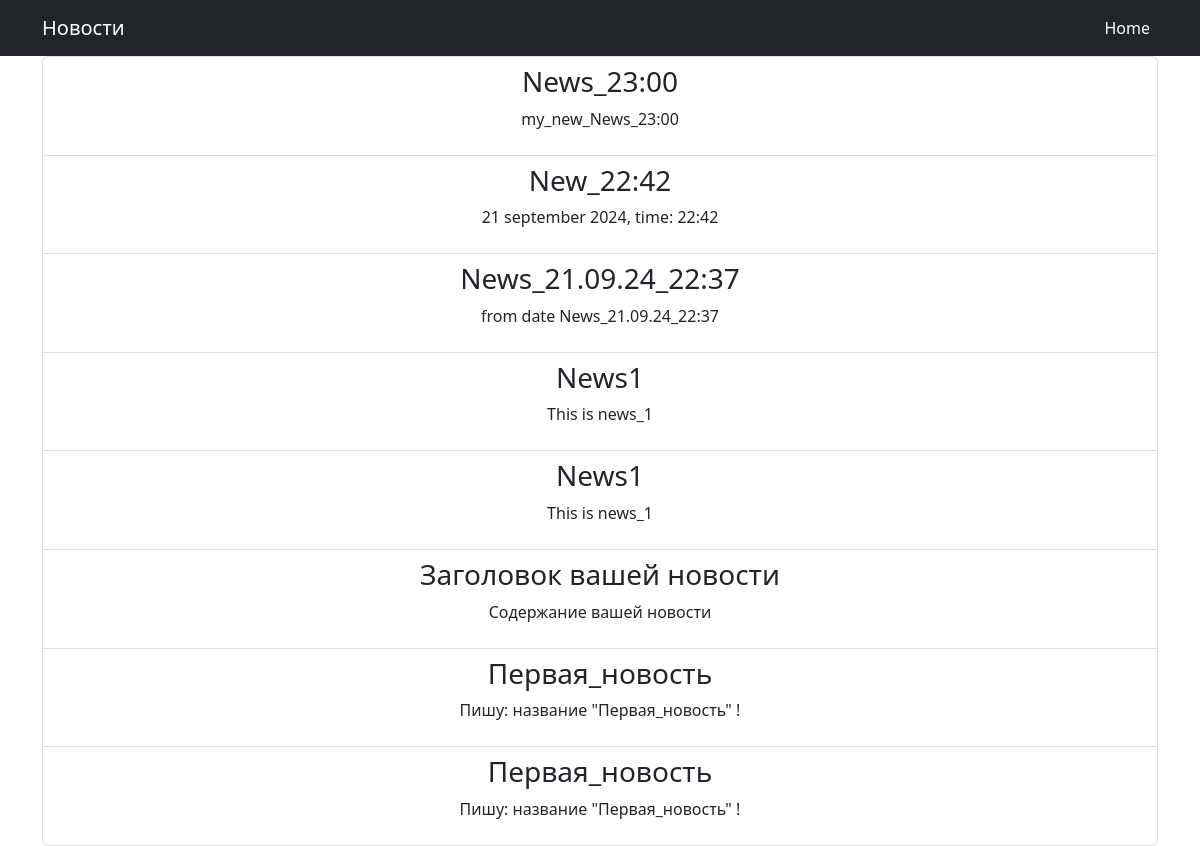
Before: /news/ with the older database file.
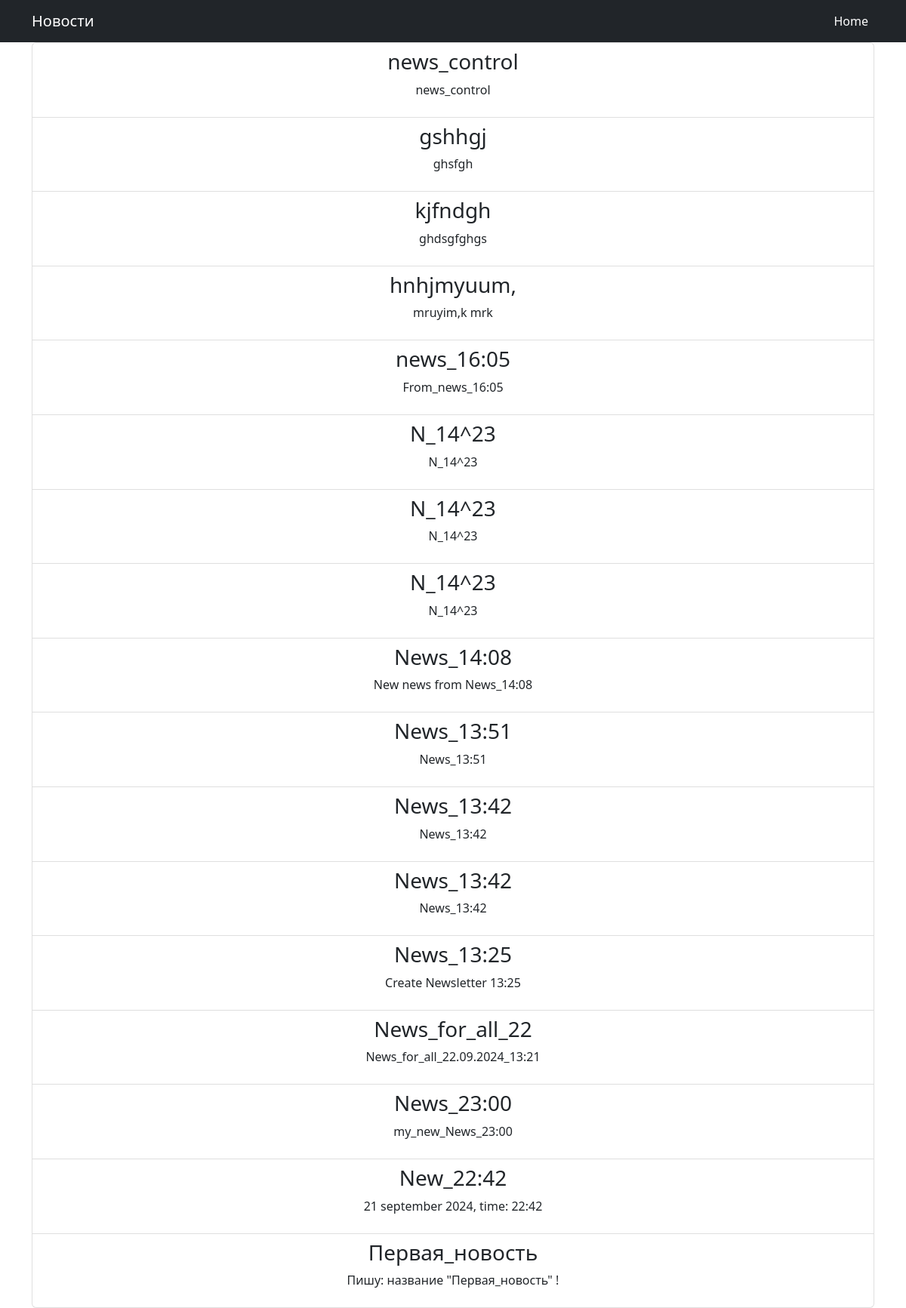
After: the same page with the newer database file.
### chat/models.py (models this page shows)
class Newsletter(models.Model):
    title = models.CharField(max_length=100)
    content = models.TextField()
    recipients = models.ManyToManyField(settings.AUTH_USER_MODEL, related_name='newsletters')
    sent_date = models.DateTimeField(auto_now_add=True)

### chat/views.py (the view)
# urls.py: path('news/', display_news, name='news_page'),
def display_news(request):
    all_news = Newsletter.objects.all().order_by('-sent_date')  # Получаем все новости из базы данных
    context = {'all_news': all_news}
    return render(request, 'news_page.html', context)

### chat/templates/news_page.html (shortened to what this page needs)
<!DOCTYPE html>
<html lang="en">
<head>
    {% load static %}
    <link href="{% static 'css/styles.css' %}" rel="stylesheet"/>
</head>
<body>
<nav class="navbar navbar-expand-lg navbar-dark bg-dark">
    <div class="container">
        <a class="navbar-brand" href="{% url 'news_page' %}">
            Новости
        </a>
        <div class="collapse navbar-collapse" id="navbarSupportedContent">
            <ul class="navbar-nav ms-auto mb-2 mb-lg-0">
                <li class="nav-item"><a class="nav-link active" aria-current="page" href="{% url 'home' %}">Home</a></li>
            </ul>
        </div>
    </div>
</nav>
<div class="container">
    <div class="row">
         <div class="col-lg-12 text-center">
            {% block content %}
            <ul class="list-group">
            {% for news in all_news %}
            <li class="list-group-item">
            <h3>{{ news.title }}</h3>
            <p>{{ news.content }}</p>
            </li>
        {% endfor %}
    </ul>
            {% endblock content %}
        </div>
    </div>
</div>
</body>
</html>

Changed rows visible on the page:
removed Newsletter: title "News_21.09.24_22:37", content "from date News_21.09.24_22:37"
removed Newsletter: title "News1", content "This is news_1"
removed Newsletter: title "News1", content "This is news_1"
removed Newsletter: title "Заголовок вашей новости", content "Содержание вашей новости"
removed Newsletter: title "Первая_новость", content "Пишу: название \"Первая_новость\" !"
added Newsletter: title "news_control", content "news_control"
added Newsletter: title "gshhgj", content "ghsfgh"
added Newsletter: title "kjfndgh", content "ghdsgfghgs"
added Newsletter: title "hnhjmyuum,", content "mruyim,k mrk"
added Newsletter: title "news_16:05", content "From_news_16:05"
added Newsletter: title "N_14^23", content "N_14^23"
added Newsletter: title "N_14^23", content "N_14^23"
added Newsletter: title "N_14^23", content "N_14^23"
added Newsletter: title "News_14:08", content "New news from News_14:08"
added Newsletter: title "News_13:51", content "News_13:51"
added Newsletter: title "News_13:42", content "News_13:42"
added Newsletter: title "News_13:42", content "News_13:42"
added Newsletter: title "News_13:25", content "Create Newsletter 13:25"
added Newsletter: title "News_for_all_22", content "News_for_all_22.09.2024_13:21"
